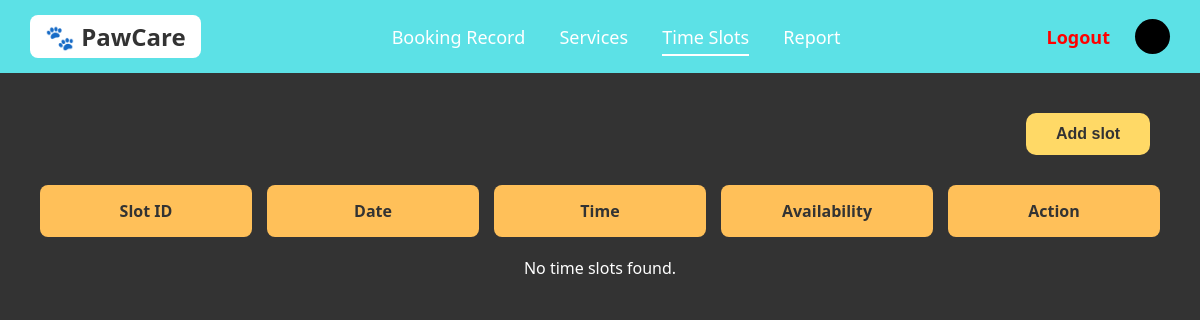
The app's page /time_slot.php, older data.
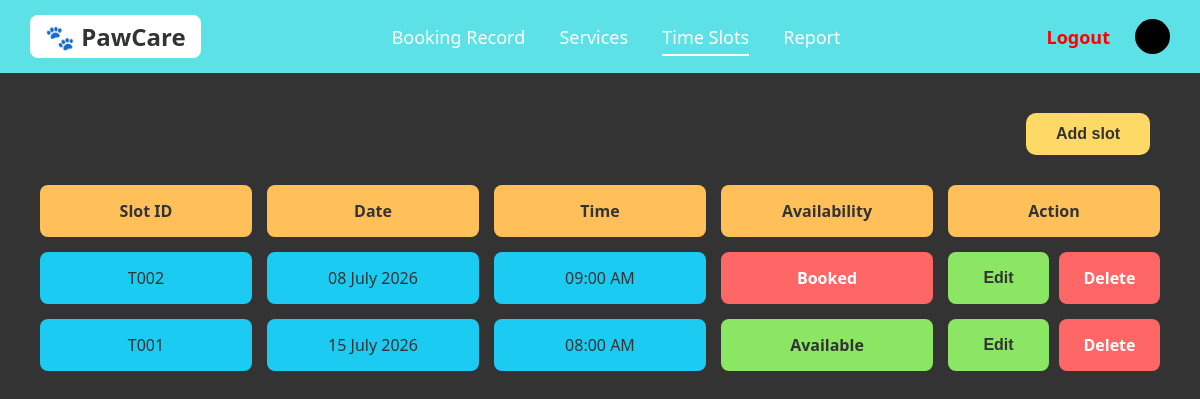
The same page, newer data.
### tables this page shows
CREATE TABLE `timeslot` (
  `slotID` varchar(10) NOT NULL,
  `slotDate` date DEFAULT NULL,
  `slotTime` time DEFAULT NULL,
  `availability` varchar(20) DEFAULT NULL
);

### time_slot.php (the view, shortened to what this page needs)
<?php
include 'connection.php';
$query = "SELECT slotID, slotDate, slotTime, availability FROM TimeSlot ORDER BY slotDate ASC, slotTime ASC";
$result = $conn->query($query);
?>
<!DOCTYPE html>
<html lang="en">
<head>
</head>
<body>
   <div class="navbar">
        <div class="logo">🐾 PawCare</div>
        <div class="nav-links">
            <a href="admin_dashboard.php">Booking Record</a>
            <a href="service.php">Services</a>
            <a href="time_slot.php" class="active" >Time Slots</a>
            <a href="report.php">Report</a>
        </div>
        <div class="user-profile">
        <a href="logout.php" class="btn-logout" onclick="return confirm('Are you sure you want to log out?')">Logout</a>
        <div style="background: black; width: 35px; height: 35px; border-radius: 50%;"></div>
    </div>
</div>
    <div class="container">
        <div class="controls">
            <button class="btn-add" onclick="window.location.href='add_slot.php'">Add slot</button>
        </div>
        <div class="grid-headers">
            <div class="header-cell">Slot ID</div>
            <div class="header-cell">Date</div>
            <div class="header-cell">Time</div>
            <div class="header-cell">Availability</div>
            <div class="header-cell">Action</div>
        </div>
        <div id="timeslot-container">
            <?php
            if ($result && $result->num_rows > 0) {
                while($row = $result->fetch_assoc()) {
                    $formattedDate = date("d F Y", strtotime($row['slotDate']));
                    $formattedTime = date("h:i A", strtotime($row['slotTime']));
                    $rawDate = $row['slotDate'];
                    $rawTime = date("H:i", strtotime($row['slotTime']));
                    $statusClass = (strtolower($row['availability']) == 'available') ? 'status-available' : 'status-unavailable';
                    echo '<div class="grid-row">';
                    echo '<div class="data-cell">' . htmlspecialchars($row['slotID']) . '</div>';
                    echo '<div class="data-cell">' . $formattedDate . '</div>';
                    echo '<div class="data-cell">' . $formattedTime . '</div>';
                    echo '<div class="data-cell ' . $statusClass . '">' . htmlspecialchars($row['availability']) . '</div>';
                    echo '<div class="action-btns">';
                    echo '<button type="button" class="btn-edit" onclick="openEditModal(\'' . $row['slotID'] . '\', \'' . $rawDate . '\', \'' . $rawTime . '\', \'' . $row['availability'] . '\')">Edit</button>';
                    echo '<a href="delete_slot.php?id=' . $row['slotID'] . '" class="btn-delete" onclick="return confirm(\'Are you sure you want to delete Slot ' . $row['slotID'] . '?\')">Delete</a>';
                    echo '</div>';
                    echo '</div>';
                }
            } else {
                echo '<div style="color: white; text-align: center; margin-top: 20px;">No time slots found.</div>';
            }
            ?>
        </div>
    </div>
</body>
</html>

Row changes from the older to the newer data that the page shows:
added timeslot: slotID "T002", slotDate "08 July 2026", slotTime "09:00 AM", availability "Booked"
added timeslot: slotID "T001", slotDate "15 July 2026", slotTime "08:00 AM", availability "Available"
Text that changed along with them:
text no longer shown: "No time slots found."
